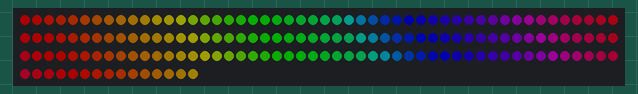
Simulated run of this sketch. Board: Arduino Uno, built with avr-gcc and run on an emulated ATmega328P. Shown: 165 RGB LEDs in strip order, left to right, continuing on the next row. Dim RGB values are drawn brighter than linear.

Above: at 0.16 s.
At 5.02 s:
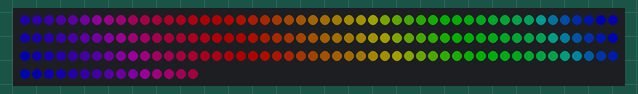
At 9.89 s:
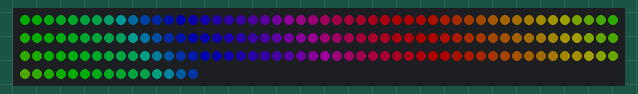
At 19.93 s:
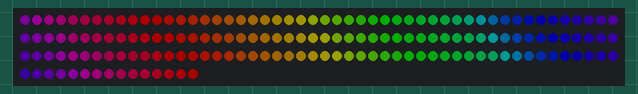
At 29.66 s:
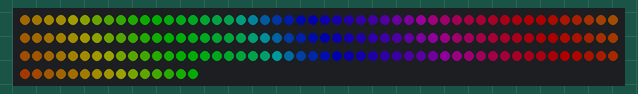
At 39.7 s:
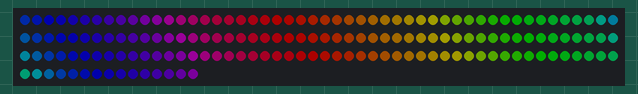

The sketch:

prog_fast_led_effet_arc_en_ciel.ino
```cpp
#include "FastLED.h"
#include <Adafruit_NeoPixel.h>

byte bright = 50; // luminosité des LEDs
byte baza = 0;

#define NUM_LEDS 165 // nombre de LEDs
#define PIN 4 // port de connexion ws2812b jaune
#define PIN 7 // câble orange
#define PIN 2 // câble bleu
#define PIN 8 // câble vert
CRGB leds[NUM_LEDS];

void setup() {
  FastLED.addLeds <WS2812, PIN, GRB>(leds, NUM_LEDS).setCorrection(TypicalLEDStrip);
  FastLED.setBrightness(bright);
}

void loop() {
    for (int i = 0; i < NUM_LEDS; i++) {
      leds[i] = CHSV(baza+ i * 5, 255, 255);
    }
    baza++;
    FastLED.setBrightness(bright);
    FastLED.show();
    delay(20);
}
```
